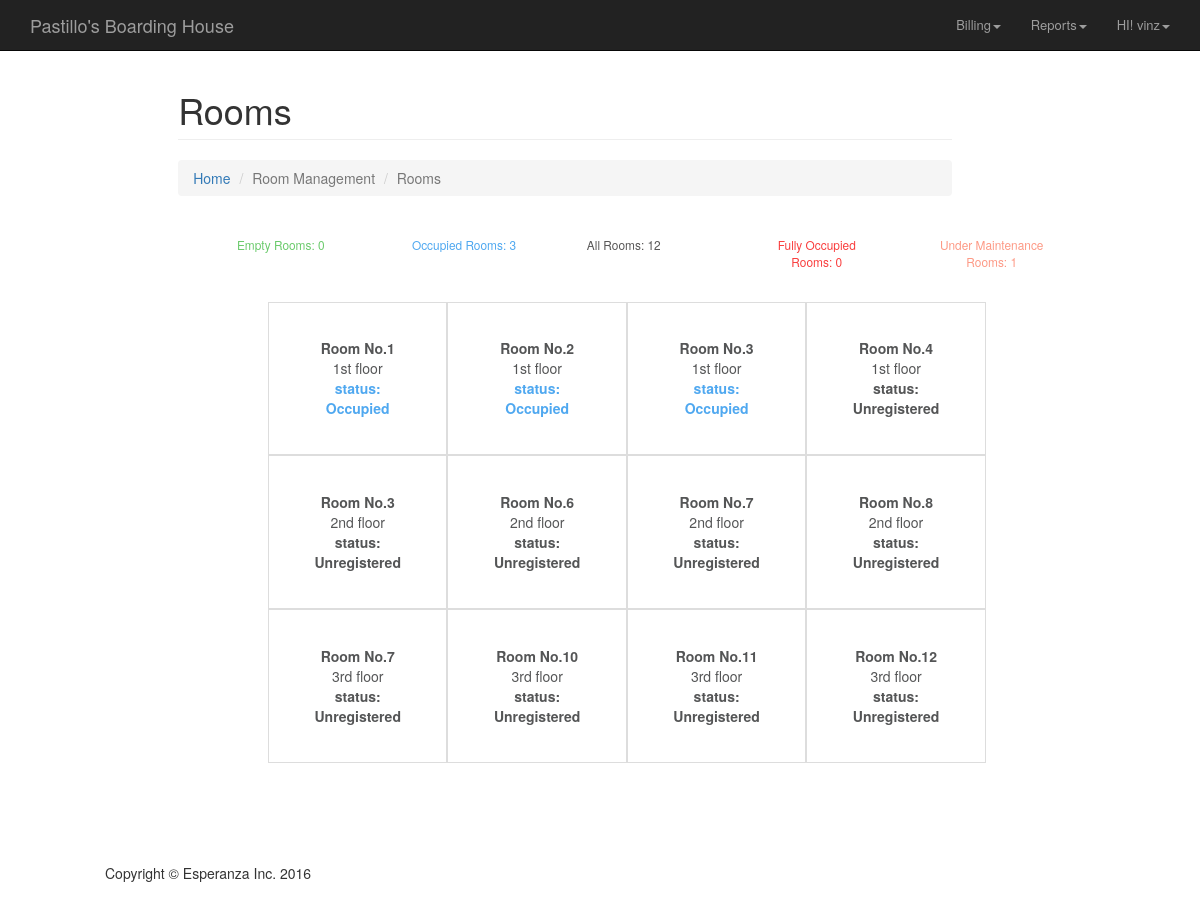
Page /room_management/roommngmt.php (signed in) on the committed database.
### tables this page shows
CREATE TABLE `room` (
  `roomID` int(11) NOT NULL,
  `floor` int(11) NOT NULL,
  `state` int(11) NOT NULL,
  `capacity` int(11) NOT NULL,
  `floorplan` varchar(64) NOT NULL,
  `rent` float NOT NULL,
  `water` float NOT NULL,
  `wattCost` float NOT NULL,
  `wattage` int(11) NOT NULL,
  `balance` int(11) DEFAULT NULL,
  `overPayment` int(11) DEFAULT NULL,
  `paymentStat` int(11) DEFAULT NULL
);

### room_management/roommngmt.php (the view, shortened to what the rows shown need)
<!DOCTYPE html>
    <?php
        include '../_includes/navbar.php';
          $query =  mysql_query("SELECT * FROM room ORDER BY roomID") or die(mysql_error());;
          $result = array();
          while($line = mysql_fetch_array($query, MYSQL_ASSOC)){
            $result[] = $line;
          }
    ?>
<html lang="en">
<head>
    <link href="../_css/bootstrap.min.css" rel="stylesheet">
    <link href="../_css/modern-business.css" rel="stylesheet">
    <link href="../_font-awesome/css/font-awesome.min.css" rel="stylesheet" type="text/css">
    <link rel="stylesheet" type="text/css" href="../_includes/style-roommanagement.css">
    <link rel="stylesheet" type="text/css" href="../_includes/style-roommanagement-media.css">
</head>
<body onload="myFunction()" style="margin:0;">
    <div style="display:none;" id="myDiv" class="animate-bottom container-fluid">
       <?php include("../_includes/navbar.php"); ?>
        <div class="container-fluid" id="body">
            <div class="container-fluid" id="my">
                <div class="row">
                    <div class="col-lg-10">
                        <h1 class="page-header">Rooms</h1>
                    </div>
                </div>
                <div class="container" id="tablecont">
                    <div class="container-fluid col-lg-3" id="t1">
                        <a href="roomdetails.php?room=1"><div class="container-fluid" id="t1a">
                             <?php if($result[0]['state'] == 1){
                                        $stat1 = 'available';
                                        $color1 = '#6aca6b';
                                    }else if($result[0]['state'] == 2){
                                        $stat1 = 'Occupied';
                                        $color1 = '#4fa8f0';
                                    }else if($result[0]['state'] == 3){
                                        $stat1 = 'Full';
                                        $color1 = '#f93e3e';
                                    }else if($result[0]['state'] == 4){
                                        $stat1 = 'Under Maintenance';
                                        $color1 = '#fd9985';
                                    }else{
                                        $stat1 = 'Unregistered';
                                        $color1 = '#545556';
                                    }
                            ?>
                            <div class="container-fluid" id="txt" style="color:<?php echo $color1?>">
                                <span>status: <?php echo $stat1?></span>
                            </div>
                        </div></a>
                    </div>
                    <div class="container-fluid col-lg-3" id="t2">
                        <a href="roomdetails.php?room=2"><div class="container-fluid" id="t2a">
                            <?php if($result[1]['state'] == 1){
                                        $stat4 = 'available';
                                        $color4 = '#6aca6b';
                                    }else if($result[1]['state'] == 2){
                                        $stat4 = 'Occupied';
                                        $color4 = '#4fa8f0';
                                    }else if($result[1]['state'] == 3){
                                        $stat4 = 'Full';
                                        $color4 = '#f93e3e';
                                    }else if($result[1]['state'] == 4){
                                        $stat4 = 'Under Maintenance';
                                        $color4 = '#fd9985';
                                    }else{
                                        $stat4 = 'Unregistered';
                                        $color4 = '#545556';
                                    }
                            ?>
                            <div class="container-fluid"  id="txt" style="color:<?php echo $color4?>">
                                <span>status: <?php echo $stat4?></span>
                            </div>
                        </div></a>
                    </div>
                    <div class="container-fluid col-lg-3" id="t3">
                        <a href="roomdetails.php?room=3"><div class="container-fluid" id="t3a">
                            <?php if($result[2]['state'] == 1){
                                        $stat7 = 'available';
                                        $color7 = '#6aca6b';
                                    }else if($result[2]['state'] == 2){
                                        $stat7 = 'Occupied';
                                        $color7 = '#4fa8f0';
                                    }else if($result[2]['state'] == 3){
                                        $stat7 = 'Full';
                                        $color7 = '#f93e3e';
                                    }else if($result[2]['state'] == 4){
                                        $stat7= 'Under Maintenance';
                                        $color7 = '#fd9985';
                                    }else{
                                        $stat7 = 'Unregistered';
                                        $color7 = '#545556';
                                    }
                            ?>
                            <div class="container-fluid" id="txt" style="color:<?php echo $color7?>">
                                <span>status: <?php echo $stat7?></span>
                            </div>
                        </div></a>
                    </div></a>
                </div>
            </div>
        </div>
    </div>
</body>
</html>

### rows in the picture
room: state "Occupied"
room: state "Occupied"
room: state "Occupied"

### other values in the picture
$name "vinz"
$available['total'] "0"
$occupied['total'] "3"
$full['total'] "0"
$ctr "1"
$stat2 "Unregistered"
$stat3 "Unregistered"
$stat5 "Unregistered"
$stat6 "Unregistered"
$stat8 "Unregistered"
$stat9 "Unregistered"
$stata "Unregistered"
$statb "Unregistered"
$statc "Unregistered"
